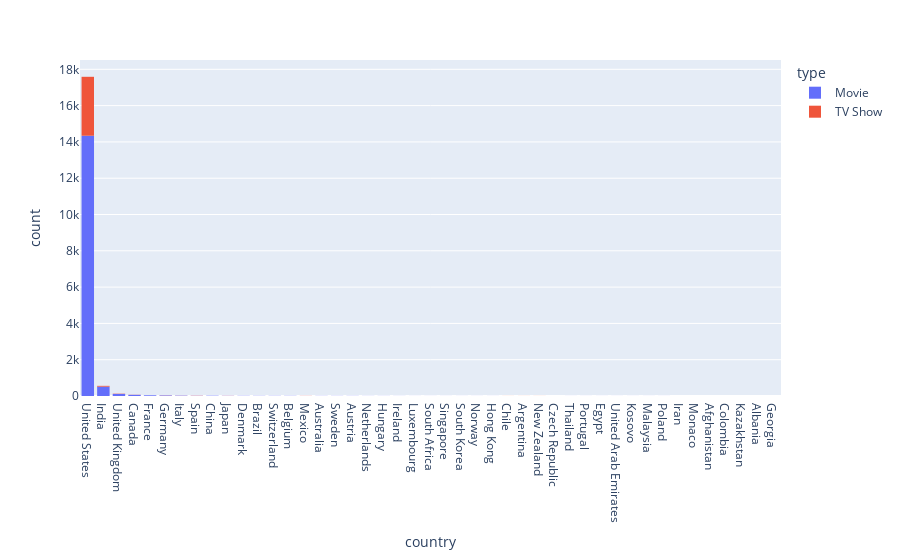

The cell this chart's notebook holds for it:
### Code cell
import plotly.express as px
import seaborn as sns

px.histogram(data_processed, x="country", color="type").update_xaxes(categoryorder="total descending")

### Figure 1 — Plotly figure (JSON) as saved in the notebook; plotly's stock layout.template omitted (floating-point values rounded to 4 significant figures; data arrays with more than 128 entries replaced by an {"elided": "..."} marker saying what was removed)
{"data": [{"alignmentgroup": "True", "bingroup": "x", "hovertemplate": "type=Movie<br>country=%{x}<br>count=%{y}<extra></extra>", "legendgroup": "Movie", "marker": {"color": "#636efa", "pattern": {"shape": ""}}, "name": "Movie", "offsetgroup": "Movie", "orientation": "v", "showlegend": true, "type": "histogram", "x": {"elided": "15281 str values"}, "xaxis": "x", "yaxis": "y"}, {"alignmentgroup": "True", "bingroup": "x", "hovertemplate": "type=TV Show<br>country=%{x}<br>count=%{y}<extra></extra>", "legendgroup": "TV Show", "marker": {"color": "#EF553B", "pattern": {"shape": ""}}, "name": "TV Show", "offsetgroup": "TV Show", "orientation": "v", "showlegend": true, "type": "histogram", "x": {"elided": "3354 str values"}, "xaxis": "x", "yaxis": "y"}], "layout": {"barmode": "relative", "legend": {"title": {"text": "type"}, "tracegroupgap": 0}, "margin": {"t": 60}, "xaxis": {"anchor": "y", "categoryorder": "total descending", "domain": [0, 1], "title": {"text": "country"}}, "yaxis": {"anchor": "x", "domain": [0, 1], "title": {"text": "count"}}}}
